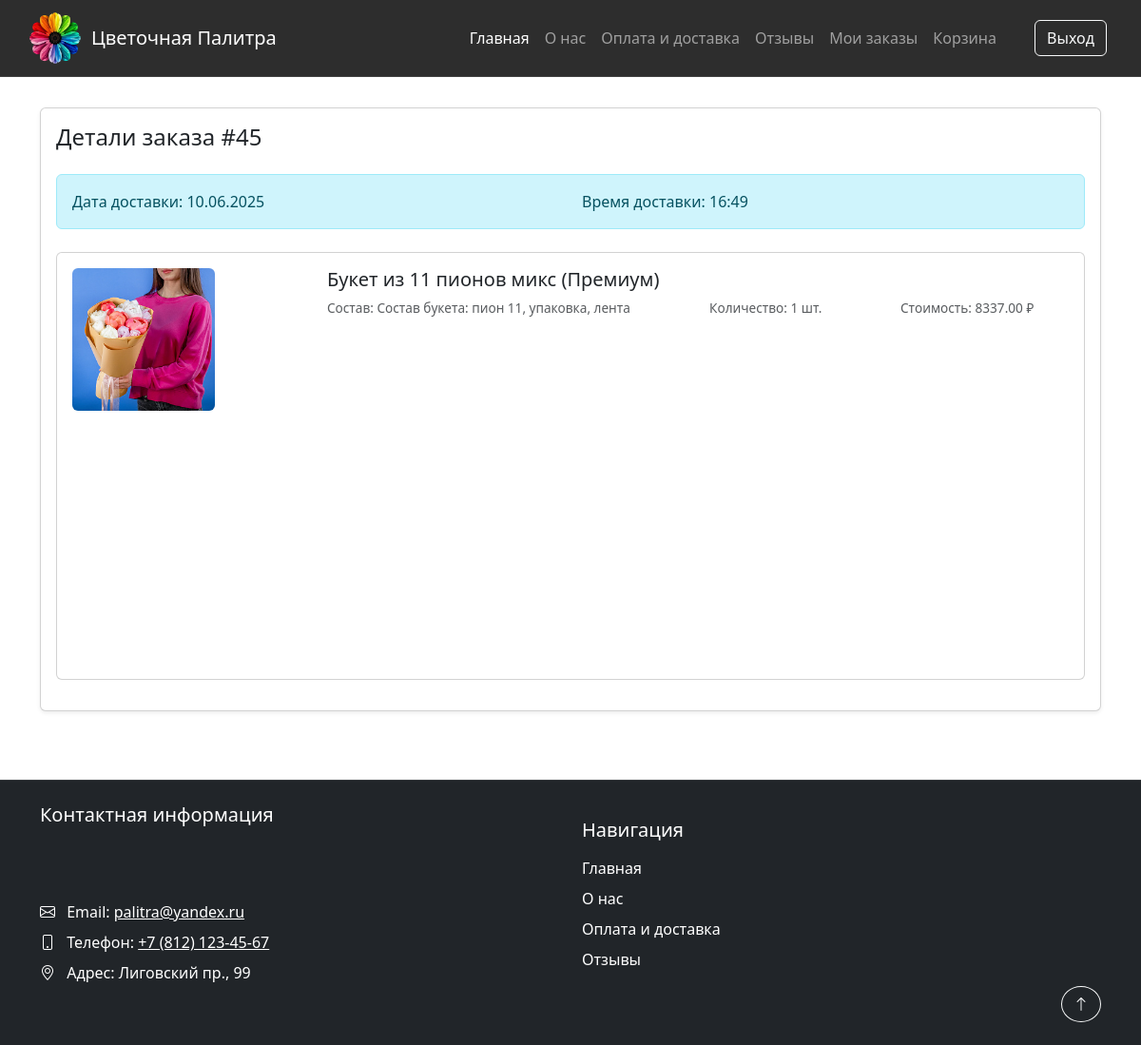
The page /orders/my-orders/45/ (signed in) on the database its author committed.
### orders/models.py (models this page shows, shortened)
class Order(models.Model):
    STATUS_CHOICES = [
        ('prepaid', 'Предоплачен'),
        ('pending', 'В обработке'),
        ('confirmed', 'Подтверждён'),
        ('processing', 'В доставке'),
        ('completed', 'Завершён'),
        ('cancelled', 'Отменён'),
    ]
    DELIVERY_CHOICES = [
        ('delivery', 'Доставка'),
        ('pickup', 'Самовывоз'),
    ]
    delivery_type = models.CharField(
        max_length=20,
        choices=DELIVERY_CHOICES,
        default='delivery',
        verbose_name='Тип доставки'
    )
    user = models.ForeignKey(
        settings.AUTH_USER_MODEL,
        on_delete=models.PROTECT,
        related_name='orders'
    )
    recipient = models.ForeignKey(
        'users.Recipient',
        on_delete=models.SET_NULL,
        null=True,
        blank=True,
        verbose_name='Получатель'
    )
    delivery_address = models.CharField(max_length=255)
    delivery_date = models.DateTimeField()
    total_price = models.DecimalField(max_digits=12, decimal_places=2)
    status = models.CharField(max_length=20, choices=STATUS_CHOICES, default='prepaid')
    created_at = models.DateTimeField(auto_now_add=True)
    updated_at = models.DateTimeField(auto_now=True)
    objects = OrderQuerySet.as_manager()
    class Meta:
        ordering = ['-created_at']
        verbose_name = 'Заказ'
        verbose_name_plural = 'Заказы'

class OrderItem(models.Model):
    order = models.ForeignKey(Order, on_delete=models.CASCADE, related_name='items')
    bouquet = models.ForeignKey(Bouquet, on_delete=models.PROTECT)
    quantity = models.PositiveIntegerField(default=1)
    price = models.DecimalField(max_digits=10, decimal_places=2)
    class Meta:
        verbose_name = 'Позиция заказа'
        verbose_name_plural = 'Позиции заказа'

### catalog/models.py (models this page shows, shortened)
class Bouquet(models.Model):
    name = models.CharField(max_length=30, blank=False, verbose_name='Название')
    consists = models.TextField(max_length=100, blank=False, verbose_name='Содержит')
    price = models.DecimalField(max_digits=10, decimal_places=2, verbose_name='Цена')
    cost_price = models.DecimalField(max_digits=10, decimal_places=2, verbose_name='Себестоимость',
                                     blank=False, null=False, default=0)
    pic1 = models.ImageField(upload_to='bouquets/', verbose_name='Фото1')
    pic2 = models.ImageField(upload_to='bouquets/', verbose_name='Фото2')
    is_bestseller = models.BooleanField(default=False, verbose_name='Бестселлер')
    objects = BouquetManager()

### orders/views.py (the view)
# urls.py: path('my-orders/<int:order_id>/', views.order_details, name='order_details'),
@login_required
def order_details(request, order_id):
    order = get_object_or_404(Order, id=order_id, user=request.user)
    return render(request, 'orders/order_details.html', {'order': order})

### cart/context_processors.py (called while the page is built)
def cart(request):
    return {'cart': get_or_create_cart(request)}

### cart/utils.py (called while the page is built, shortened)
def get_or_create_cart(request):
    if request.user.is_authenticated:
        cart, _ = Cart.objects.get_or_create(user=request.user)
    return cart

### orders/templates/orders/order_details.html (shortened to what this page needs)
{% extends 'main/layout.html' %}
{% load review_tags %}
{% block content %}
<div class="container py-4">
    <div class="card shadow-sm">
        <div class="card-body">
            <h4 class="card-title mb-4">Детали заказа #{{ order.id }}</h4>
            <div class="alert alert-info mb-4">
                <div class="row">
                    <div class="col-md-6">
                        <span class="fw-medium">Дата доставки:</span>
                        {{ order.delivery_date|date:"d.m.Y" }}
                    </div>
                    <div class="col-md-6">
                        <span class="fw-medium">Время доставки:</span>
                        {{ order.delivery_date|date:"H:i" }}
                    </div>
                </div>
            </div>
            {% for item in order.items.all %}
                <div class="card mb-3">
                    <div class="card-body">
                        <div class="row">
                            <div class="col-md-3">
                                {% if item.bouquet.pic1 %}
                                <img src="{{ item.bouquet.pic1.url }}"
                                     alt="{{ item.bouquet.name }}"
                                     class="img-fluid rounded"
                                     style="max-height: 150px; object-fit: cover;">
                                {% else %}
                                <div class="bg-light d-flex align-items-center justify-content-center"
                                     style="height: 150px;">
                                    <span>Нет изображения</span>
                                </div>
                                {% endif %}
                            </div>
                            <div class="col-md-9">
                                <h5 class="card-title">{{ item.bouquet.name }}</h5>
                                <div class="row text-muted small mb-2">
                                    <div class="col-md-6">
                                        <span class="fw-medium">Состав:</span>
                                        {{ item.bouquet.consists }}
                                    </div>
                                    <div class="col-md-3">
                                        <span class="fw-medium">Количество:</span>
                                        {{ item.quantity }} шт.
                                    </div>
                                    <div class="col-md-3">
                                        <span class="fw-medium">Стоимость:</span>
                                        {{ item.price }} ₽
                                    </div>
                                </div>
                            </div>
                        </div>
                    </div>
                </div>
            {% endfor %}
        </div>
    </div>
</div>
{% endblock %}

### main/static/main/css/styles.css (style rules this page uses)
.card { transition: transform 0.3s, box-shadow 0.3s; }
.small { font-size: 0.85rem; }
@media (min-width: 768px) { .card { min-height: 450px; } }

### rows shown on the page
Order: id "45", delivery_date "10.06.2025", delivery_date "16:49"
OrderItem: bouquet.pic1 (picture), bouquet.name "Букет из 11 пионов микс (Премиум)", bouquet.consists "Состав букета: пион 11, упаковка, лента", quantity "1", price "8337.00"
